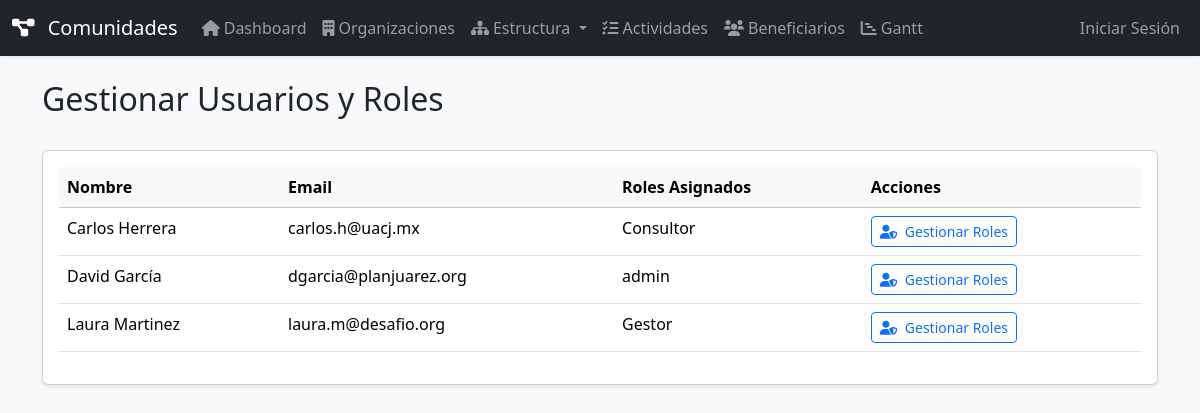
The page /admin/gestionar_usuarios.php on the database its author committed.
### tables this page shows
CREATE TABLE usuarios (
    id INT AUTO_INCREMENT PRIMARY KEY,
    organizacion_id INT NULL,
    nombre VARCHAR(100) NOT NULL,
    email VARCHAR(100) NOT NULL UNIQUE,
    password VARCHAR(255) NOT NULL,
    apellido_paterno VARCHAR(100),
    apellido_materno VARCHAR(100),
    puesto VARCHAR(150),
    telefono VARCHAR(20),
    foto_perfil VARCHAR(255),
    activo BOOLEAN DEFAULT true,
    created_at TIMESTAMP DEFAULT CURRENT_TIMESTAMP,
    updated_at TIMESTAMP DEFAULT CURRENT_TIMESTAMP ON UPDATE CURRENT_TIMESTAMP,
    FOREIGN KEY (organizacion_id) REFERENCES organizaciones(id) ON DELETE SET NULL
);

### admin/gestionar_usuarios.php (the view, shortened to what this page needs)
<?php
require_once '../includes/config.php';
try {
    $sql = "SELECT u.id, u.nombre, u.email, GROUP_CONCAT(r.nombre SEPARATOR ', ') as roles
            FROM usuarios u
            LEFT JOIN usuario_roles ur ON u.id = ur.usuario_id
            LEFT JOIN roles r ON ur.rol_id = r.id
            GROUP BY u.id
            ORDER BY u.nombre";
    $usuarios = $pdo->query($sql)->fetchAll();
} catch (PDOException $e) {
    die("Error al obtener usuarios: " . $e->getMessage());
}
include '../includes/header.php';
?>
<div class="d-flex justify-content-between align-items-center mb-4">
    <h1 class="h2">Gestionar Usuarios y Roles</h1>
</div>
<div class="card shadow-sm">
    <div class="card-body">
        <table class="table table-hover">
            <thead class="table-light">
                <tr><th>Nombre</th><th>Email</th><th>Roles Asignados</th><th>Acciones</th></tr>
            </thead>
            <tbody>
                <?php foreach($usuarios as $usuario): ?>
                <tr>
                    <td><?= htmlspecialchars($usuario['nombre']) ?></td>
                    <td><?= htmlspecialchars($usuario['email']) ?></td>
                    <td><?= htmlspecialchars($usuario['roles'] ?? 'Ninguno') ?></td>
                    <td>
                        <a href="editar_roles.php?usuario_id=<?= $usuario['id'] ?>" class="btn btn-sm btn-outline-primary">
                            <i class="fas fa-user-shield me-1"></i> Gestionar Roles
                        </a>
                    </td>
                </tr>
                <?php endforeach; ?>
            </tbody>
        </table>
    </div>
</div>
<?php include '../includes/footer.php'; ?>

### rows shown on the page
usuarios: nombre "Carlos Herrera", email "carlos.h@uacj.mx", roles "Consultor"
usuarios: nombre "David García", email "dgarcia@planjuarez.org", roles "admin"
usuarios: nombre "Laura Martinez", email "laura.m@desafio.org", roles "Gestor"
